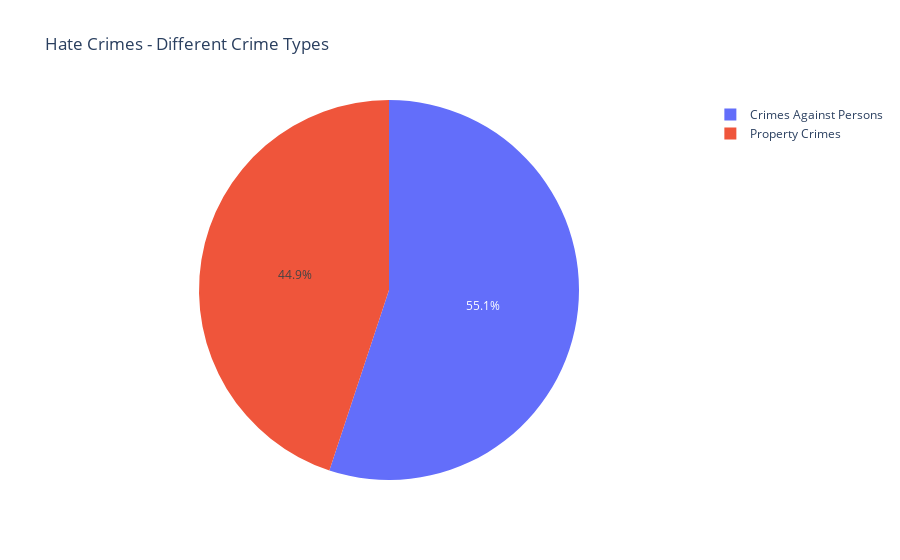

The notebook cell this image was saved under:
### Code cell
import plotly.graph_objects as go
import pandas
df = pandas.read_csv('Hate_Crimes_by_County_and_Bias_Type__Beginning_2010.csv')
print df.info()

#Chart 1 - pie chart, Hate Crimes - Different Crime Types 
sub_CT_CAP = df[df['Crime Type'] == 'Crimes Against Persons']
sub_CT_PC = df[df['Crime Type'] == 'Property Crimes']

labels = ['Crimes Against Persons','Property Crimes']
values = [sub_CT_CAP.shape[0], sub_CT_PC.shape[0]]

fig1 = go.Figure(data=[go.Pie(labels=labels, values=values)])
fig1.update(layout_title_text='Hate Crimes - Different Crime Types ')
fig1.show()

### Figure 1 — Plotly figure (JSON) as saved in the notebook; plotly's stock layout.template omitted (floating-point values rounded to 4 significant figures)
{"data": [{"labels": ["Crimes Against Persons", "Property Crimes"], "type": "pie", "values": [233, 190]}], "layout": {"title": {"text": "Hate Crimes - Different Crime Types "}}}
